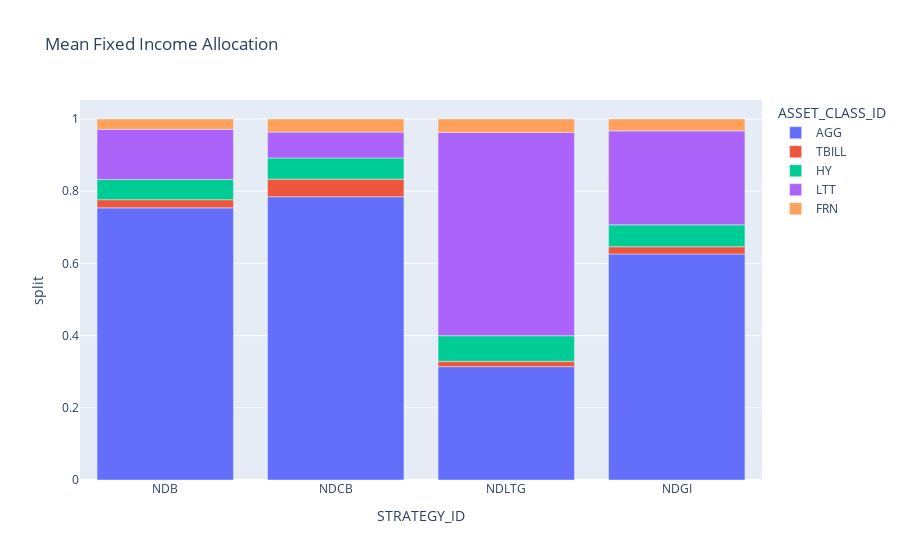

The cell this chart's notebook holds for it:
### Code cell
fixed_list = ["FRN", "LTT", "TBILL", "AGG", "HY"]
fixed = df.filter(pl.col("ASSET_CLASS_ID").is_in(fixed_list))

summed = fixed.group_by(["STRATEGY_ID", "DATE"]).agg(pl.col("WGT").sum())
fixed = fixed.join(summed, on=["STRATEGY_ID", "DATE"],
                how="inner",)
fixed = fixed.with_columns((pl.col("WGT") / pl.col("WGT_right")).alias("split"))
print(fixed.filter(pl.col("STRATEGY_ID").is_in(["NDB"])).filter(pl.col("DATE").is_in(["2022-08-01"])))
fixed_mean = fixed.group_by(["STRATEGY_ID", "ASSET_CLASS_ID"]).agg(pl.col("split").mean())
print(fixed_mean)
to_plot = fixed_mean.to_pandas()
fig = px.bar(to_plot, x='STRATEGY_ID', y='split', color='ASSET_CLASS_ID', title="Mean Fixed Income Allocation")
fig.write_html("fixed.html")
fig

### Figure 1 — Plotly figure (JSON) as saved in the notebook; plotly's stock layout.template omitted (floating-point values rounded to 4 significant figures)
{"data": [{"alignmentgroup": "True", "hovertemplate": "ASSET_CLASS_ID=AGG<br>STRATEGY_ID=%{x}<br>split=%{y}<extra></extra>", "legendgroup": "AGG", "marker": {"color": "#636efa", "pattern": {"shape": ""}}, "name": "AGG", "offsetgroup": "AGG", "orientation": "v", "showlegend": true, "textposition": "auto", "type": "bar", "x": ["NDB", "NDCB", "NDLTG", "NDGI"], "xaxis": "x", "y": [0.7538, 0.7847, 0.314, 0.6261], "yaxis": "y"}, {"alignmentgroup": "True", "hovertemplate": "ASSET_CLASS_ID=TBILL<br>STRATEGY_ID=%{x}<br>split=%{y}<extra></extra>", "legendgroup": "TBILL", "marker": {"color": "#EF553B", "pattern": {"shape": ""}}, "name": "TBILL", "offsetgroup": "TBILL", "orientation": "v", "showlegend": true, "textposition": "auto", "type": "bar", "x": ["NDCB", "NDGI", "NDLTG", "NDB"], "xaxis": "x", "y": [0.04877, 0.01999, 0.01459, 0.02261], "yaxis": "y"}, {"alignmentgroup": "True", "hovertemplate": "ASSET_CLASS_ID=HY<br>STRATEGY_ID=%{x}<br>split=%{y}<extra></extra>", "legendgroup": "HY", "marker": {"color": "#00cc96", "pattern": {"shape": ""}}, "name": "HY", "offsetgroup": "HY", "orientation": "v", "showlegend": true, "textposition": "auto", "type": "bar", "x": ["NDLTG", "NDGI", "NDB", "NDCB"], "xaxis": "x", "y": [0.07093, 0.06077, 0.05589, 0.05861], "yaxis": "y"}, {"alignmentgroup": "True", "hovertemplate": "ASSET_CLASS_ID=LTT<br>STRATEGY_ID=%{x}<br>split=%{y}<extra></extra>", "legendgroup": "LTT", "marker": {"color": "#ab63fa", "pattern": {"shape": ""}}, "name": "LTT", "offsetgroup": "LTT", "orientation": "v", "showlegend": true, "textposition": "auto", "type": "bar", "x": ["NDLTG", "NDGI", "NDB", "NDCB"], "xaxis": "x", "y": [0.5634, 0.2603, 0.139, 0.07166], "yaxis": "y"}, {"alignmentgroup": "True", "hovertemplate": "ASSET_CLASS_ID=FRN<br>STRATEGY_ID=%{x}<br>split=%{y}<extra></extra>", "legendgroup": "FRN", "marker": {"color": "#FFA15A", "pattern": {"shape": ""}}, "name": "FRN", "offsetgroup": "FRN", "orientation": "v", "showlegend": true, "textposition": "auto", "type": "bar", "x": ["NDLTG", "NDCB", "NDB", "NDGI"], "xaxis": "x", "y": [0.03707, 0.03628, 0.02864, 0.03282], "yaxis": "y"}], "layout": {"barmode": "relative", "legend": {"title": {"text": "ASSET_CLASS_ID"}, "tracegroupgap": 0}, "title": {"text": "Mean Fixed Income Allocation"}, "xaxis": {"anchor": "y", "domain": [0, 1], "title": {"text": "STRATEGY_ID"}}, "yaxis": {"anchor": "x", "domain": [0, 1], "title": {"text": "split"}}}}
